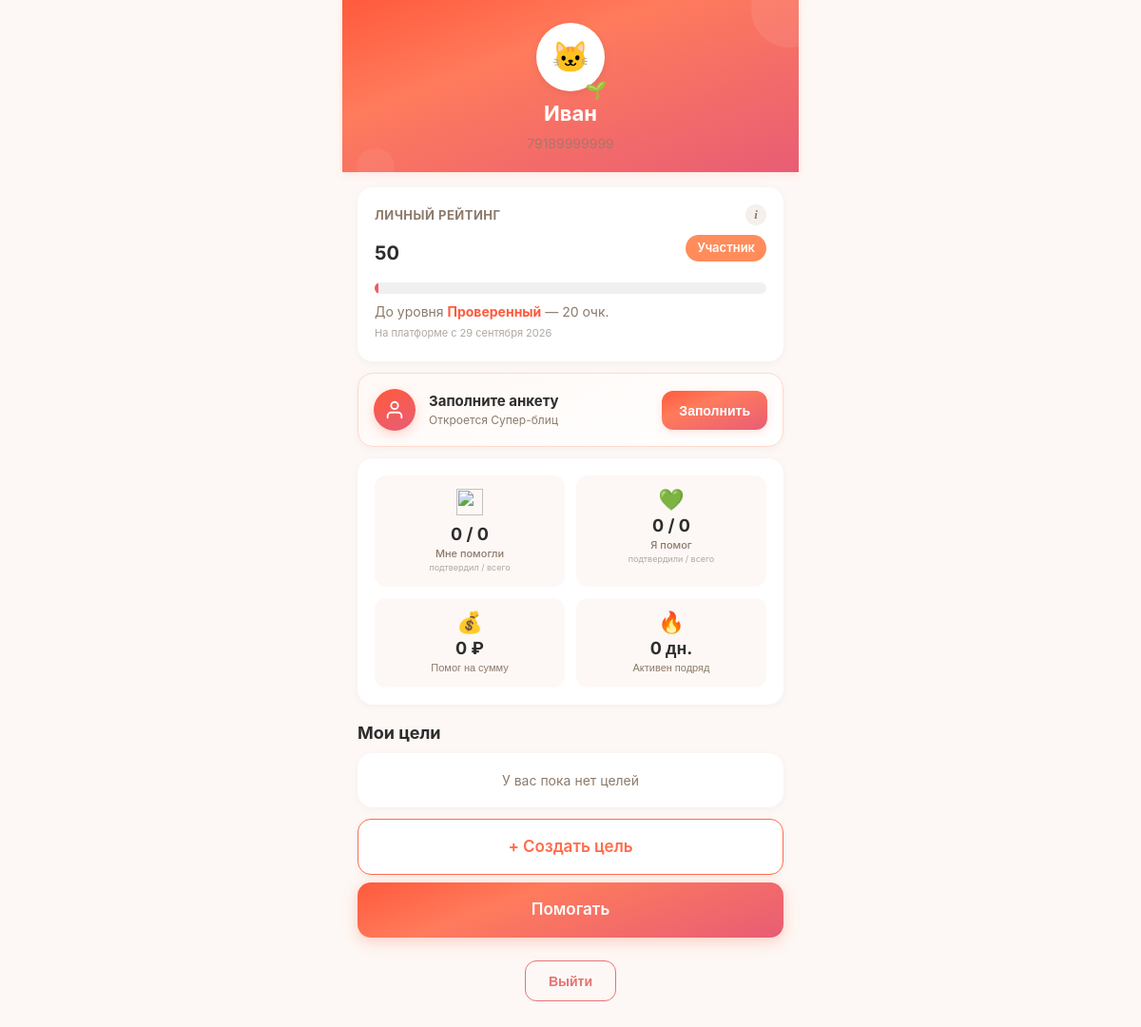
The app's page /profile (signed in), older data.
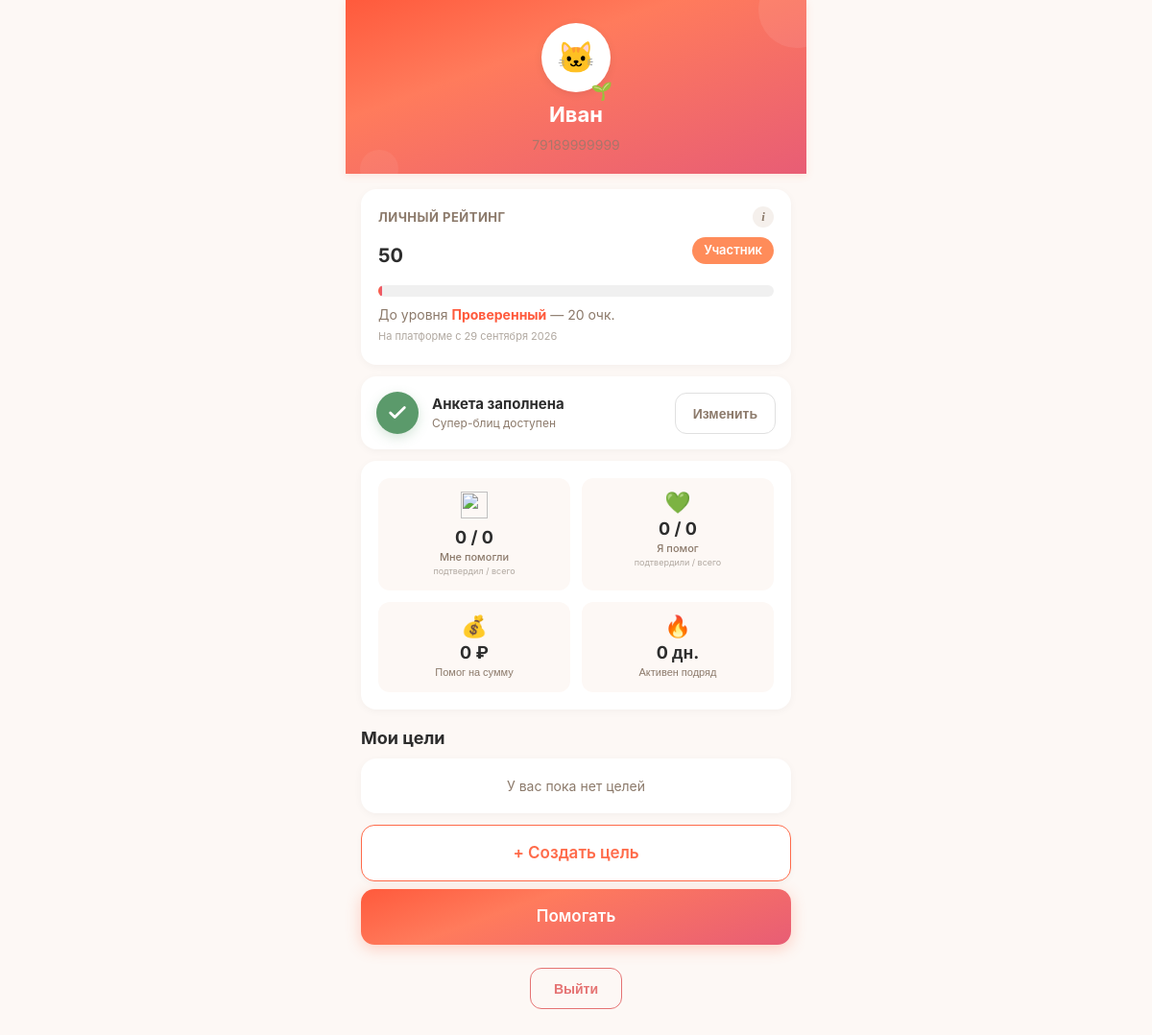
The same page, newer data.
### main.py (the view, shortened to what this page needs)
@app.route('/profile')
@login_required
def profile():
    user = get_current_user()
    db = get_db()
    goals = db.execute("SELECT * FROM goals WHERE user_id = ? ORDER BY created_at DESC", (user['id'],)).fetchall()
    received_total = db.execute(
        "SELECT COUNT(*) FROM donations WHERE goal_id IN (SELECT id FROM goals WHERE user_id = ?) AND donor_id IS NOT NULL",
        (user['id'],)
    ).fetchone()[0]
    received_approved = db.execute(
        "SELECT COUNT(*) FROM donations WHERE goal_id IN (SELECT id FROM goals WHERE user_id = ?) AND donor_id IS NOT NULL AND status IN ('recipient_confirmed','completed')",
        (user['id'],)
    ).fetchone()[0]
    sent_total = db.execute(
        "SELECT COUNT(*) FROM donations WHERE donor_id = ?",
        (user['id'],)
    ).fetchone()[0]
    sent_approved = db.execute(
        "SELECT COUNT(*) FROM donations WHERE donor_id = ? AND status IN ('recipient_confirmed','completed')",
        (user['id'],)
    ).fetchone()[0]
    ignored = db.execute(
        "SELECT d.amount_reported, d.donor_confirmed_at, u.phone as donor_phone FROM donations d LEFT JOIN users u ON d.donor_id = u.id WHERE d.goal_id IN (SELECT id FROM goals WHERE user_id = ?) AND d.status = 'donor_confirmed' AND datetime(d.donor_confirmed_at) <= datetime('now', '-24 hours') ORDER BY d.donor_confirmed_at DESC LIMIT 10",
        (user['id'],)
    ).fetchall()
    months = ['января','февраля','марта','апреля','мая','июня','июля','августа','сентября','октября','ноября','декабря']
    ignored_list = []
    liked_goals = db.execute("""
        SELECT g.*, u.name as author_name, u.xp_level as author_level
        FROM likes l
        JOIN goals g ON l.goal_id = g.id
        JOIN users u ON g.user_id = u.id
        WHERE l.user_id = ?
        ORDER BY l.created_at DESC
    """, (user['id'],)).fetchall()
    db.close()
    return render_template('profile.html',
        user=user,
        goals=goals,
        received_total=received_total,
        received_approved=received_approved,
        sent_total=sent_total,
        sent_approved=sent_approved,
        ignored_donations=ignored_list,
        liked_goals=liked_goals)

### main.py (called while the page is built)
def get_current_user():
    if 'user_id' in session:
        db = get_db()
        try:
            user = db.execute("SELECT * FROM users WHERE id = ?", (session['user_id'],)).fetchone()
            return user
        except:
            return None
        finally:
            db.close()
    return None

def login_required(f):
    @wraps(f)
    def wrap(*args, **kwargs):
        if 'user_id' not in session:
            flash('Сначала войдите в аккаунт.', 'warning')
            return redirect(url_for('login'))
        return f(*args, **kwargs)
    return wrap

def level_emoji(level_key):
    return LEVEL_EMOJI.get(level_key, '🌱')

def format_date(date_str):
    if not date_str:
        return ''
    try:
        parts = date_str[:10].split('-')
        return f"{int(parts[2])} {MONTHS[int(parts[1])-1]} {parts[0]}"
    except:
        return date_str[:10]

### models.py (called while the page is built)
def get_db():
    conn = sqlite3.connect(DATABASE, timeout=10)
    conn.row_factory = sqlite3.Row
    conn.execute("PRAGMA journal_mode=WAL")
    conn.execute("PRAGMA synchronous=NORMAL")
    conn.execute("PRAGMA busy_timeout=5000")
    conn.execute("PRAGMA foreign_keys = ON")
    return conn

### templates/profile.html (shortened to what the changed rows need)
<!DOCTYPE html>
<html lang="ru">
<head>
    <link rel="stylesheet" href="/static/style.css?v=6">
</head>
<body>
    <div class="container">
        <div class="profile-header">
            <h1>{{ user.name or 'Аноним' }}</h1>
        </div>
        {% if user.profile_completed %}
        <div class="card anketa-card">
            <div class="anketa-status">
                <div class="anketa-icon done">
                    <svg viewBox="0 0 24 24" fill="none" stroke="currentColor" stroke-width="3" stroke-linecap="round" stroke-linejoin="round"><polyline points="20 6 9 17 4 12"></polyline></svg>
                </div>
                <div class="anketa-text">
                    <div class="anketa-title">Анкета заполнена</div>
                    <div class="anketa-hint">Супер-блиц доступен</div>
                </div>
                <a href="/profile/edit" class="anketa-btn secondary">Изменить</a>
            </div>
        </div>
        {% else %}
        <div class="card anketa-card anketa-card-active">
            <div class="anketa-status">
                <div class="anketa-icon pending">
                    <svg viewBox="0 0 24 24" fill="none" stroke="currentColor" stroke-width="2" stroke-linecap="round" stroke-linejoin="round"><path d="M20 21v-2a4 4 0 0 0-4-4H8a4 4 0 0 0-4 4v2"></path><circle cx="12" cy="7" r="4"></circle></svg>
                </div>
                <div class="anketa-text">
                    <div class="anketa-title">Заполните анкету</div>
                    <div class="anketa-hint">Откроется Супер-блиц</div>
                </div>
                <a href="/profile/edit" class="anketa-btn primary">Заполнить</a>
            </div>
        </div>
        {% endif %}
    </div>
</body>
</html>

Row changes from the older to the newer data that the page shows:
changed users "Иван": profile_completed 0 → 1 (drawn)
Text that changed along with them:
text no longer shown: "Заполните анкету Откроется Супер-блиц Заполнить"
text now shown: "Анкета заполнена Супер-блиц доступен Изменить"
